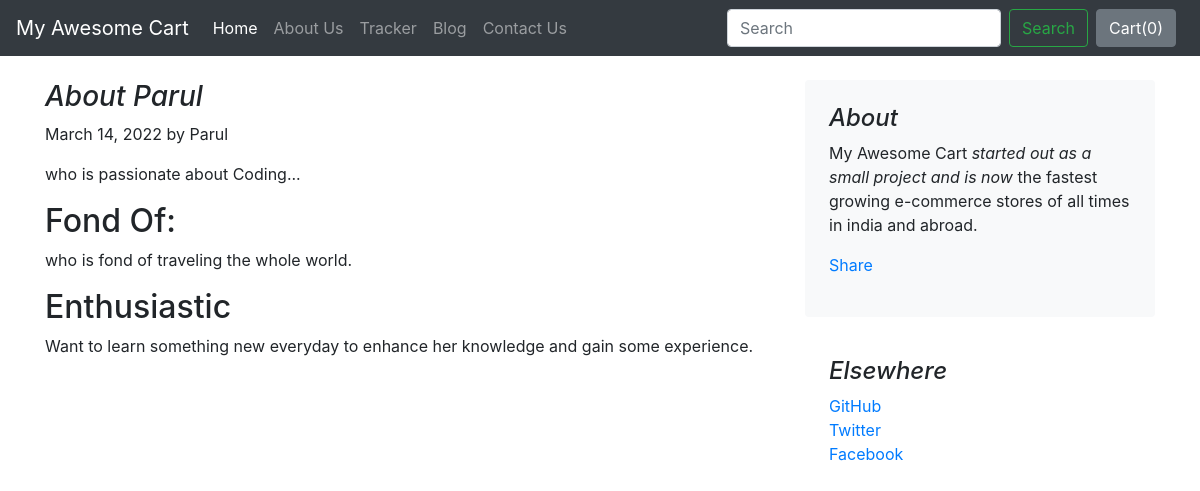
/blog/blogpost/1, run on an earlier commit of the app's database.
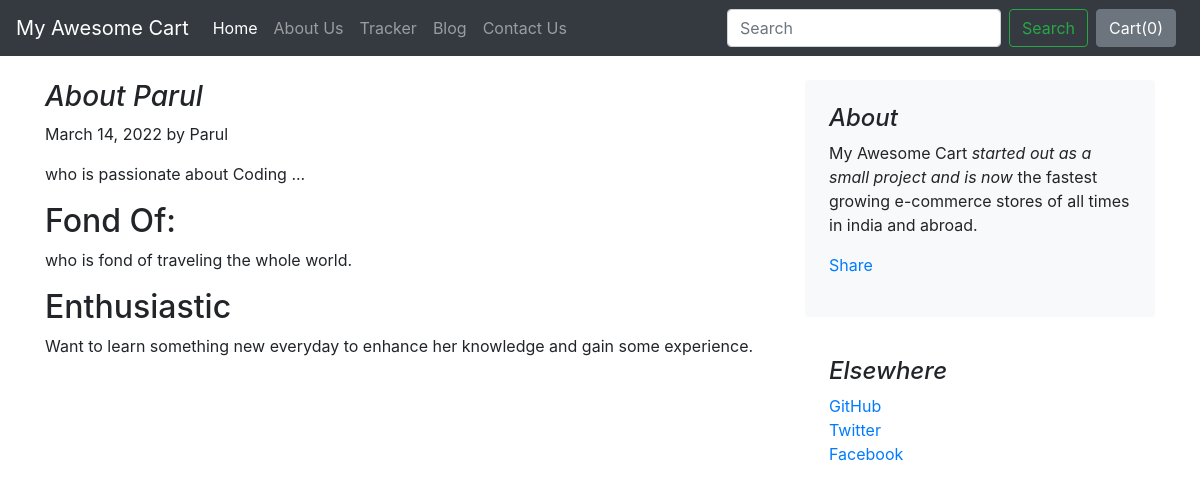
And on a later commit of the database.
### blog/models.py (models this page shows)
class Blogpost(models.Model):
    post_id = models.AutoField(primary_key=True)
    title = models.CharField(max_length=50)
    head0 = models.CharField(max_length=500, default="")
    chead0 = models.CharField(max_length=5000, default="")
    head1 = models.CharField(max_length=500, default="")
    chead1 = models.CharField(max_length=5000, default="")
    head2 =  models.CharField(max_length=500, default="")
    chead2 = models.CharField(max_length=5000, default="")
    pub_date = models.DateField()
    thumbnail = models.ImageField(upload_to="shop/images", default="")
    def __str__(self):
        return self.title

### blog/views.py (the view)
# urls.py: path("blogpost/<int:id>", views.blogpost, name="blogPost")
def blogpost(request, id):
    post = Blogpost.objects.filter(post_id = id)[0]
    print(post)
    return render(request, 'blog/blogpost.html', {'post':post})

### blog/templates/blog/blogpost.html (shortened to what this page needs)
{% extends 'blog/basic.html' %}
{% block body %}
<div class="container">
    <div class="row mt-4">
        <div class="col-md-8 blog-main">
            <h3 class="font-italic">
                {{post.title}}
            </h3>
            <div class="blog-post">
                <p class="blog-post-meta">{{post.pub_date}} by Parul</p>
                <p>{{post.chead0}}</p>
                <h2>{{post.head1}}</h2>
                <p>{{post.chead1}}</p>
                <h2>{{post.head2}}</h2>
                <p>{{post.chead2}}</p>
            </div>
        </div>
        <aside class="col-md-4 blog-sidebar">
            <div class="p-4 mb-3 bg-light rounded">
                <h4 class="font-italic">About</h4>
                <p class="mb-0">My Awesome Cart <em>started out as a small project and is now</em> the fastest growing e-commerce stores of all times in india and abroad.</p>
                <div class="my-3 fb-share-button" data-href="http://127.0.0.1:8000/blog/blogpost/{{post.post_id}}" data-layout="button_count" data-size="large"><a target="_blank" href="https://www.facebook.com/sharer/sharer.php?u=http%3A%2F%2F127.0.0.1%3A8000%2Fblog%2Fblogpost%2F4&src=sdkpreparse" class="fb-xfbml-parse-ignore">Share</a></div>
            </div>
            <div class="p-4">
                <h4 class="font-italic">Elsewhere</h4>
                <ol class="list-unstyled">
                    <li><a href="#">GitHub</a></li>
                    <li><a href="#">Twitter</a></li>
                    <li><a href="#">Facebook</a></li>
                </ol>
            </div>
        </aside>
    </div>
</div>
{% endblock %}

What changed in the data, as far as the page shows it:
changed Blogpost "Fond Of:": chead0 "who is passionate about Coding..." → "who is passionate about Coding ..."
